Frame 1 (no input): blank canvas, image omitted
Frame 60 (the mouse pressed at the canvas centre just before this capture): blank canvas, image omitted
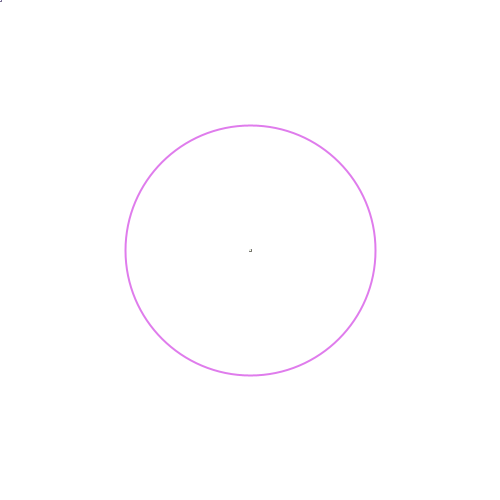
Frame 120 (the mouse held since frame 60 and released just before this capture)

The Processing sketch whose frames 1 and 60 were blank and that drew this single picture after the mouse press (run headless with seeded random() and noise(); from frame 60 on, the mouse is pressed at the canvas centre):

// Processing sketch: processing_93362
// ── processing_93362.pde

boolean whiteBGColour;
float r;
float g;
float b;
int angle = 0;
void setup(){
size(500,500);
background(255);
smooth();
}
 
void draw () {
  angle += 5;
    float val = cos(radians(angle)) * 12.0;
    for (int a = 0; a < 360; a += 75) {
      float xoff = cos(radians(a)) * val;
      float yoff = sin(radians(a)) * val;
   }
   stroke(random(0,255),random(0,255),random(0,255));
  strokeWeight(abs(mouseX-pmouseX));
    fill(255);
    ellipse(mouseX, mouseY, 2, 2);
}

 
void mousePressed()
{
r=random(255);
g=random(255);
b=random(255);
background(r,g,b);
}
